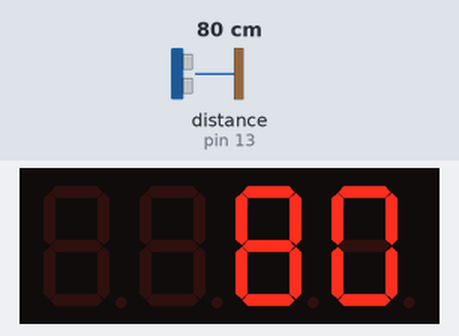
This sketch was run on a simulated Arduino Uno, built with avr-gcc and run on an emulated ATmega328P. Shown: 4-digit seven-segment display. Wiring (inferred from the names in the program): ultrasonic range finder: trigger pin 5; echo pin 13. Inputs (shaded band) come from the test bench; at power-on: distance to the obstacle (sensor on pin 13) 80 cm. The echo pulse lasts 58.3 µs per cm.

Above: at 1.2 s.
1.3 s: distance to the obstacle (sensor on pin 13) set to 2 cm
At 2.5 s:
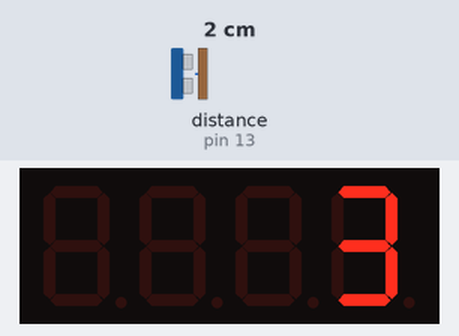
2.8 s: distance to the obstacle (sensor on pin 13) set to 4 cm
At 3.6 s:
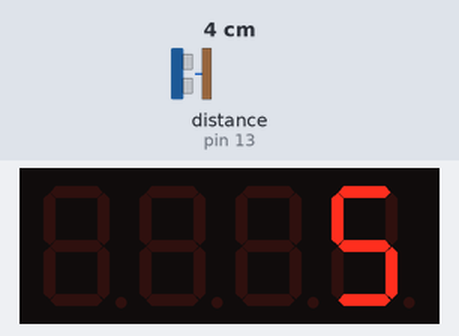
4.3 s: distance to the obstacle (sensor on pin 13) set to 9 cm
At 4.7 s:
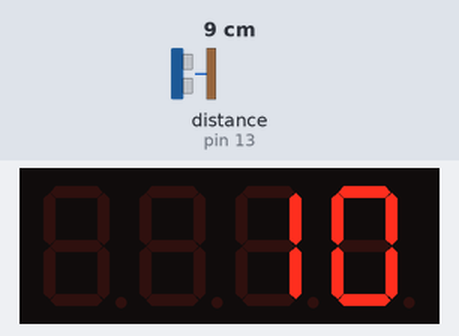
Timing chart, 0 to 7.3 s (numbered marks = the images above; inputs shaded):
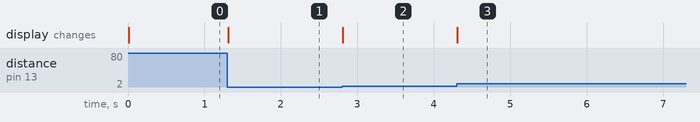

Measured:
- after the input at 1.3 s, the display: changes at once (image 1)
- after the input at 2.8 s, the display: changes at once (image 2)
- after the input at 4.3 s, the display: changes at once (image 3)

The sketch:

Distance_Measurent_display.ino
```cpp
#include <SevSeg.h>
SevSeg sevseg;
#define ECHO_PIN 13
#define TRIG_PIN 5


void setup() {
  Serial.begin(115200);
  byte numDigits = 4;
  byte digitPins[] = {0, 3, 4, 2};
  byte segmentPins[] = {6, 7, 8, 9, 10, 11, 12 ,13};
  bool resistorsOnSegments = false; // 'false' means resistors are on digit pins
  byte hardwareConfig = COMMON_ANODE; // See README.md for options
  bool updateWithDelays = false; // Default 'false' is Recommended
  bool leadingZeros = false; // Use 'true' if you'd like to keep the leading zeros
  bool disableDecPoint = false; // Use 'true' if your decimal point doesn't exist or isn't connected

  sevseg.begin(hardwareConfig, numDigits, digitPins, segmentPins, resistorsOnSegments,
  updateWithDelays, leadingZeros, disableDecPoint);
  sevseg.setBrightness(90);

  pinMode(TRIG_PIN, OUTPUT);
  pinMode(ECHO_PIN, INPUT);

}


int readDistanceCM() {
  digitalWrite(TRIG_PIN, LOW);
  delayMicroseconds(2);
  digitalWrite(TRIG_PIN, HIGH);
  delayMicroseconds(10);
  digitalWrite(TRIG_PIN, LOW);
  int duration = pulseIn(ECHO_PIN, HIGH);
  return duration * 0.034 / 2;
}


void loop() {

  sevseg.setNumber(readDistanceCM()+2);
  delay(5);
  sevseg.refreshDisplay();

}
```
